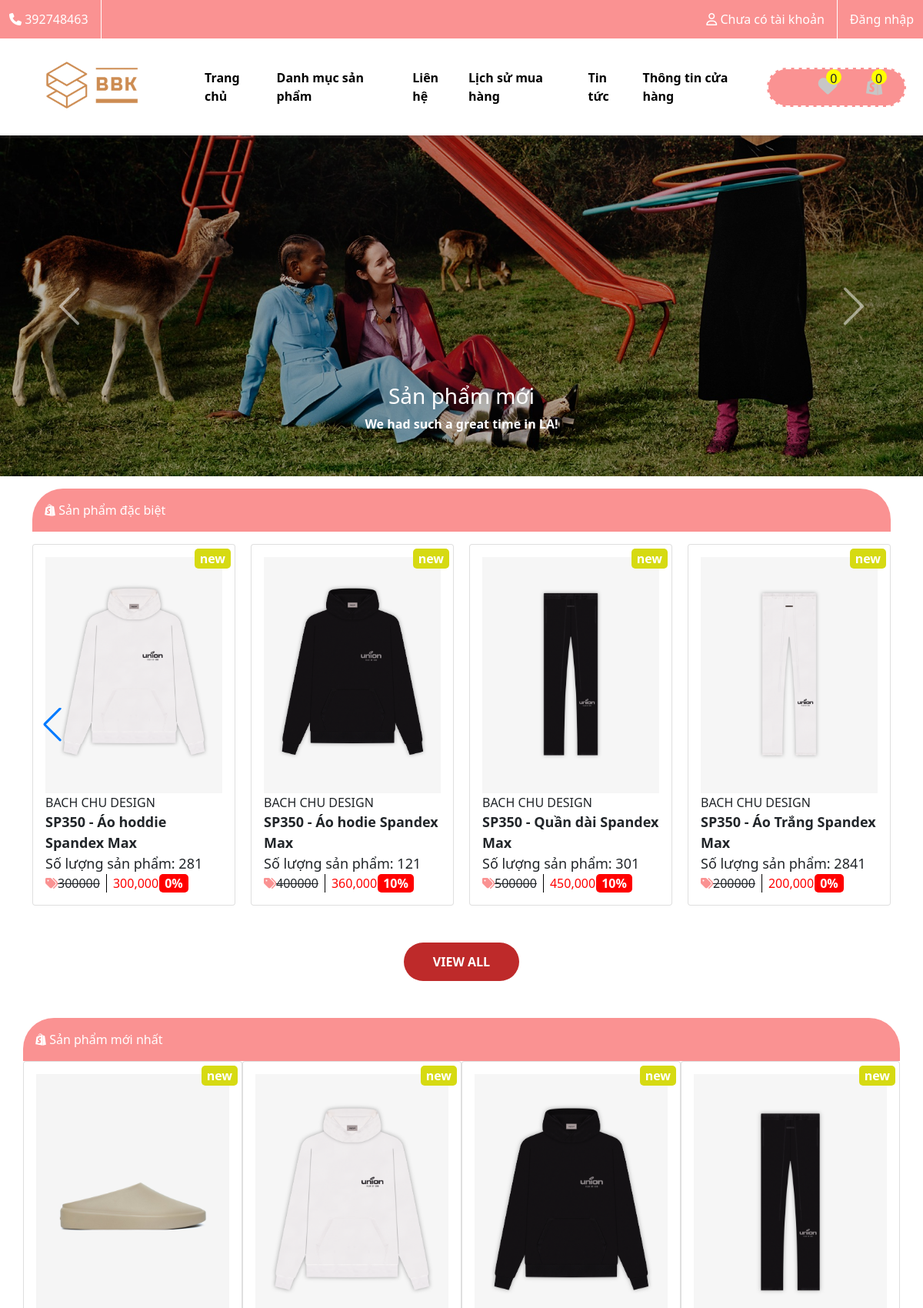
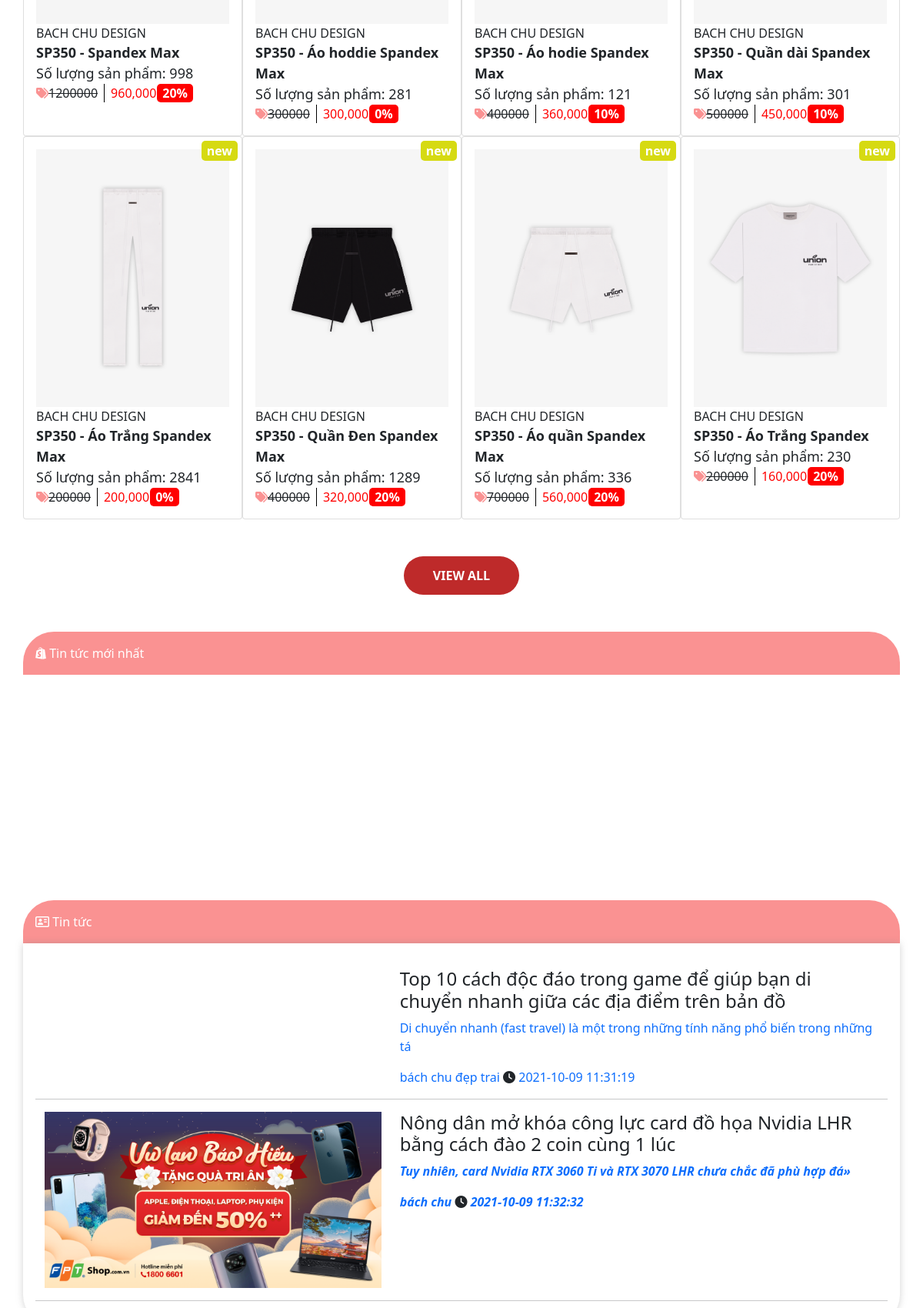
/duan_one/mvc/controllers/user.php (upper part), run on the app's committed database (2 pictures, top to bottom).
### tables this page shows
CREATE TABLE `info` (
  `id_info` int(11) NOT NULL,
  `email_info` varchar(256) NOT NULL,
  `logo` varchar(256) NOT NULL,
  `phone_info` int(11) NOT NULL,
  `adress_info` varchar(256) NOT NULL,
  `thongtin` text NOT NULL
);

CREATE TABLE `banners` (
  `id_banner` int(11) NOT NULL,
  `image_banner` varchar(256) NOT NULL,
  `title_banner` varchar(255) NOT NULL,
  `id_product` int(11) NOT NULL,
  `look_banner` int(11) NOT NULL DEFAULT 0
);

CREATE TABLE `products` (
  `id_pro` int(11) NOT NULL,
  `title_pro` varchar(256) NOT NULL,
  `content_pro` text NOT NULL,
  `thongtin` varchar(256) NOT NULL,
  `image_pro` varchar(256) NOT NULL,
  `quantity_pro` int(11) NOT NULL,
  `price_pro` int(11) NOT NULL,
  `sale_pro` int(11) NOT NULL,
  `date_pro` datetime NOT NULL,
  `special_pro` int(11) NOT NULL DEFAULT 0,
  `view_pro` int(11) NOT NULL,
  `hiden_pro` int(11) NOT NULL DEFAULT 0,
  `cate_id` int(11) NOT NULL
);

CREATE TABLE `news` (
  `id_news` int(11) NOT NULL,
  `title` varchar(255) NOT NULL,
  `content` text NOT NULL,
  `image` varchar(255) NOT NULL,
  `date` datetime NOT NULL,
  `author` varchar(255) NOT NULL
);

### duan_one/mvc/views/user/home.php (the view, shortened to what the rows shown need)
<header>
    <div id="demo" class="carousel slide" data-bs-ride="carousel">
        <div class="carousel-indicators">
            <?php foreach ($post->get_val('banners') as $key => $val) : extract($val); ?>
                <button type="button" data-bs-target="#demo" data-bs-slide-to="<?= $key ?>" class="<?= $active = $key == 0 ? 'active' : '' ?>"></button>
            <?php endforeach; ?>
        </div>
        <div class="carousel-inner">
            <?php foreach ($post->get_val('banners') as $key => $val) : extract($val); ?>
                <div class="carousel-item <?= $active = $key == 0 ? 'active' : '' ?>">
                    <a href="<?= GET ?>?id_chitiet=<?= $id_product ?>">
                        <img src="<?= IMAGE ?><?= $image_banner ?>" alt="Los Angeles" class="d-block image_banner" style="width:100%">
                    </a>
                    <div class="carousel-caption text-white">
                        <h3><?= $title_banner ?></h3>
                        <p>We had such a great time in LA!</p>
                    </div>
                </div>
            <?php endforeach; ?>
        </div>
    </div>
</header>
<div class="container">
    <div class="mt-3">
        <div class="swiper mySwiper2">
            <div class="swiper-wrapper">
                <?php foreach ($post->select_product() as $val) : extract($val);
                    if ($special_pro < 1) { ?>
                        <div class="swiper-slide">
                            <div class=" p-3 card">
                                <div class="card__tt">
                                    <div class="card__tt-image">
                                        <img src="<?= IMAGE ?><?= $image_pro ?>" alt="">
                                    </div>
                                    <div class="stdio">
                                        <span>BACH CHU DESIGN</span>
                                    </div>
                                    <div class="ten_sp">
                                        <strong><?= $title_pro ?></strong>
                                    </div>
                                    <div class="ten_sp">
                                        <span class="text-dark">Số lượng sản phẩm: </span><?= $quantity_pro ?>
                                    </div>
                                    <div class="gia_sp d-flex">
                                        <div class="tt_gia_tien">
                                            <i class="fas fa-tags"></i>
                                        </div>
                                        <div class="gia_goc">
                                            <del><span><?= $price_pro ?></span></del>
                                        </div>
                                        <div class="gia_duocgiam">
                                            <span><?php echo number_format($sale_chinh = $price_pro - $price_pro * ($sale_pro / 100)); ?></span>
                                        </div>
                                        <div class="sale_sp">
                                            <span>
                                                <?= $sale_pro ?>%
                                            </span>
                                        </div>
                                    </div>
                                    <div class="new">
                                        <span>
                                            new
                                        </span>
                                    </div>
                                </div>
                            </div>
                        </div>
                <?php }
                endforeach; ?>
            </div>
        </div>
    </div>
</div>
<main class="main__one container-xl">
    <div class="sp__main">
        <div class="row container">
            <?php foreach ($post->select_product() as $val) : extract($val) ?>
                <div class="col-xl-3 col-md-6 col-6 p-3 card">
                    <div class="card__tt">
                        <div class="card__tt-image">
                            <img src="<?= IMAGE ?><?= $image_pro ?>" alt="">
                        </div>
                        <div class="stdio">
                            <span>BACH CHU DESIGN</span>
                        </div>
                        <div class="ten_sp">
                            <strong><?= $title_pro ?></strong>
                        </div>
                        <div class="ten_sp">
                            <span class="text-dark">Số lượng sản phẩm: </span><?= $quantity_pro ?>
                        </div>
                        <div class="gia_sp d-flex">
                            <div class="tt_gia_tien">
                                <i class="fas fa-tags"></i>
                            </div>
                            <div class="gia_goc">
                                <del><span><?= $price_pro ?></span></del>
                            </div>
                            <div class="gia_duocgiam">
                                <span><?php echo number_format($sale_chinh = $price_pro - $price_pro * ($sale_pro / 100)); ?></span>
                            </div>
                            <div class="sale_sp">
                                <span>
                                    <?= $sale_pro ?>%
                                </span>
                            </div>
                        </div>
                        <div class="new">
                            <span>
                                new
                            </span>
                        </div>
                    </div>
                </div>
            <?php endforeach; ?>
        </div>
    </div>
</main>
<section class="p-3 container" style="box-shadow: 0px 0px 10px rgba(134, 133, 133, 0.37); border-radius: 0px 0px 40px 40px;">
    <?php if (!empty($post->get_val('news'))) {
        foreach ($post->get_val('news') as $val) : extract($val); ?>
            <div class="row mt-3">
                <div class="col-xl-5">
                    <a href="<?= CONTROLLERS_USER ?>?action=chitiet_new&id_new=<?= $id_news ?>">
                        <img src="<?= IMAGE ?><?= $image ?>" alt="">
                    </a>
                </div>
                <div class="col-xl-7">
                    <h4><?= $title ?></h4>
                    <a href=""><?=substr($content, 0, 100); ?></a>
                    <div class="font_new">
                        <a href=""><?= $author ?></a>
                        <i class="fas fa-clock"></i>
                        <a href=""><?= $date ?></a>
                    </div>
                </div>
            </div>
            <hr>
    <?php endforeach;
    } ?>
</section>

### duan_one/mvc/views/user/not-doi/nav.php (shortened to what the rows shown need)
<!DOCTYPE html>
<html lang="en">
<head>
    <link rel="stylesheet" href="https://cdn.jsdelivr.net/gh/lykmapipo/themify-icons@0.1.2/css/themify-icons.css">
    <link href="https://cdn.jsdelivr.net/npm/bootstrap@5.1.1/dist/css/bootstrap.min.css" rel="stylesheet">
    <link rel="stylesheet" href="https://unpkg.com/swiper/swiper-bundle.min.css" />
    <link rel="stylesheet" href="../public/css/web.css">
</head>
<body>
    <?php if (!empty($post->get_val('info'))) {
        foreach ($post->get_val('info') as $logo) : extract($logo); ?>
            <div class="top_nav_tt ">
                <div class="call__us login__us d-flex">
                    <span>
                        <i class="fas fa-phone"></i> <?= $phone_info ?>
                    </span>
                </div>
                <div class="login__us d-flex">
                    <div class="dropdown">
                        <?php
                        if (!isset($id)) {
                            echo "<div class=''><span><i class='far fa-user'></i> Chưa có tài khoản</span></div>";
                        } ?>
                    </div>
                    <?php
                    if (!isset($id)) {
                        echo "<div class='gach mx-3'></div>
                <a href='../controllers/get.php?action=dangxuat'>Đăng nhập</a>";
                    } ?>
                </div>
            </div>
            <nav class="navbar navbar-expand-lg bg-white navbar-white sticky-top">
                <div class="container-fluid ">
                    <a class="navbar-brand" href="#">
                        <div class="nav__logo">
                            <img src="<?= IMAGE ?><?= $logo ?>" alt="" height="100px">
                        </div>
                    </a>
                    <div class="collapse navbar-collapse" id="collapsibleNavbar">
                        <ul class="navbar-nav">
                            <li class="nav-item">
                                <a class="nav-link" href="<?= CONTROLLERS_USER ?>">Trang chủ</a>
                            </li>
                            <li class="nav-item">
                                <a class="nav-link" href="<?= CONTROLLERS_USER ?>?action=danhmuc">Danh mục sản phẩm</a>
                            </li>
                            <li class="nav-item">
                                <a class="nav-link" href="<?= CONTROLLERS_USER ?>?action=contact">Liên hệ</a>
                            </li>
                            <li class="nav-item">
                                <a class="nav-link" href="<?= CONTROLLERS_USER ?>?action=lichsu">Lịch sử mua hàng</a>
                            </li>
                            <li class="nav-item">
                                <a class="nav-link" href="<?= CONTROLLERS_USER ?>?action=tintuc">Tin tức</a>
                            </li>
                            <li class="nav-item">
                                <a class="nav-link" href="<?= CONTROLLERS_USER ?>?action=gioithieu">Thông tin cửa hàng</a>
                            </li>
                        </ul>
                        <div class="nav__right d-flex justify-content-around ">
                            <div class="love">
                                <div class="sl"><?= $tym ?></div>
                                <a href="<?= CONTROLLERS_USER ?>?action=like">
                                    <span>
                                        <i class="fas fa-heart"></i>
                                    </span>
                                </a>
                            </div>
                            <div class="shop__cart">
                                <div class="sl">
                                    <?= $gh_nav ?>
                                </div>
                                <a href="<?= CONTROLLERS_USER ?>?action=card">
                                    <span>
                                        <i class="fab fa-shopify"></i>
                                    </span>
                                </a>
                            </div>
                        </div>
                    </div>
                </div>
            </nav>
    <?php endforeach;
    } ?>

### data on the page
info: phone_info "392748463", logo (picture)
banners: image_banner (picture), title_banner "Sản phẩm mới"
products: image_pro (picture), title_pro "SP350 - Áo hoddie Spandex Max", quantity_pro "281", price_pro "300000", $sale_chinh = $price_pro - $price_pro * ($sale_pro / 100) "300,000", sale_pro "0"
products: image_pro (picture), title_pro "SP350 - Áo hodie Spandex Max", quantity_pro "121", price_pro "400000", $sale_chinh = $price_pro - $price_pro * ($sale_pro / 100) "360,000", sale_pro "10"
products: image_pro (picture), title_pro "SP350 - Quần dài Spandex Max", quantity_pro "301", price_pro "500000", $sale_chinh = $price_pro - $price_pro * ($sale_pro / 100) "450,000", sale_pro "10"
products: image_pro (picture), title_pro "SP350 - Áo Trắng Spandex Max", quantity_pro "2841", price_pro "200000", $sale_chinh = $price_pro - $price_pro * ($sale_pro / 100) "200,000", sale_pro "0"
products: image_pro (picture), title_pro "SP350 - Spandex Max", quantity_pro "998", price_pro "1200000", $sale_chinh = $price_pro - $price_pro * ($sale_pro / 100) "960,000", sale_pro "20"
products: image_pro (picture), title_pro "SP350 - Quần Đen Spandex Max", quantity_pro "1289", price_pro "400000", $sale_chinh = $price_pro - $price_pro * ($sale_pro / 100) "320,000", sale_pro "20"
products: image_pro (picture), title_pro "SP350 - Áo quần Spandex Max", quantity_pro "336", price_pro "700000", $sale_chinh = $price_pro - $price_pro * ($sale_pro / 100) "560,000", sale_pro "20"
products: image_pro (picture), title_pro "SP350 - Áo Trắng Spandex", quantity_pro "230", price_pro "200000", $sale_chinh = $price_pro - $price_pro * ($sale_pro / 100) "160,000", sale_pro "20"
news: title "Top 10 cách độc đáo trong game để giúp bạn di chuyển nhanh giữa các địa điểm trên bản đồ", content "Di chuyển nhanh (fast travel) là một trong những tính năng phổ biến trong những tá", author "bách chu đẹp trai", date "2021-10-09 11:31:19"
news: image (picture), title "Nông dân mở khóa công lực card đồ họa Nvidia LHR bằng cách đào 2 coin cùng 1 lúc", content "Tuy nhiên, card Nvidia RTX 3060 Ti và RTX 3070 LHR chưa chắc đã phù hợp đá»", author "bách chu", date "2021-10-09 11:32:32"
